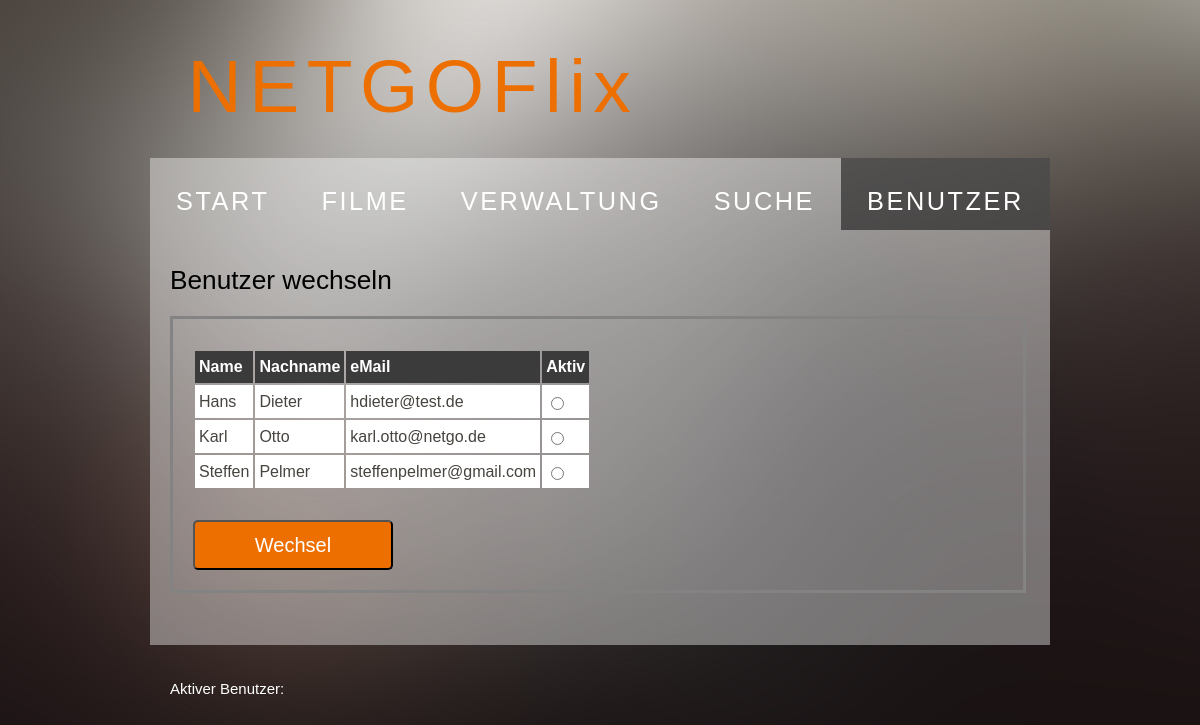
The page /users.php on the database its author committed.
### tables this page shows
CREATE TABLE `user` (
  `id` int(11) NOT NULL,
  `name` varchar(255) NOT NULL,
  `lastname` varchar(255) DEFAULT NULL,
  `email` varchar(255) DEFAULT NULL
);

### models/user.php (called while the page is built, shortened)
<?php
class User
{
    private $conn;
    private $table = 'user';
	public function __construct($db)
	{
	    $this->conn = $db;
	}
	public function GetAll()
	{
	    $sql = "SELECT *
            FROM $this->table
            ORDER BY name ASC";
	    $stmt = $this->conn->prepare($sql);
	    $stmt->execute();
	    $count =$stmt->rowCount();
	    if($count > 0)
	    {
	        $dataArr = array();
	        while($row = $stmt->fetch(PDO::FETCH_ASSOC))
	        {
	            extract($row);
	            $item = array(
	                'id' => $id,
	                'name' => utf8_encode($name),
	                'lastname' => utf8_encode($lastname),
	                'email' => utf8_encode($email)
	            );
	            array_push($dataArr, $item);
	        }
	        return $dataArr;
	    }
	    else
	    {
	        return 'Keine Daten gefunden';
	    }
	}
}
?>

### functions.php (the view, shortened to what this page needs)
<?php
require 'models/user.php';
function PrintUser($data, $selectedId=-1)
{
    $html = '<form name="change" action="users.php" method="POST"><table>';
    $html.= "<th>Name</th><th>Nachname</th><th>eMail</th><th>Aktiv</th>";
    for($i=0; $i < count($data); $i++)
    {
        if(strcmp($data[$i]['id'], $selectedId)==0)
            $s = 'checked';
        else
            $s= '';
        $html.= "<tr>";
        $html.= "<td>".$data[$i]['name']."</td>";
        $html.= "<td>".$data[$i]['lastname']."</td>";
        $html.= "<td>".$data[$i]['email']."</td>";
        $html.= "<td><input type=\"radio\" id=\"us\" name=\"optradio\" value=\"".$data[$i]['id']."\"".$s."></td>";
        $html.= "</tr>";
    }
    $html.= "</table>";
    $html.= '<input type="submit" name="form" value="Wechsel"><br>';
    $html.= "</form><br>";
    return $html;
}
?>

### style/style.css (style rules this page uses)
body { font: normal 15px 'trebuchet ms', arial, sans-serif; background: #F0EFE2 url(background.png) no-repeat; background-size: cover; color: #FFF; }
table { margin: 10px 0 30px 0; }
table tr th, table tr td { background: #3B3B3B; color: #FFF; padding: 7px 4px; text-align: left; }
table tr td { background: #FFF; color: #47433F; border-top: 1px solid #FFF; }
form { padding: 20px; border: 3px solid #838383; }
input[type=submit] { height: 50px; width: 200px; padding:5px 15px; color:#FFF; font-size: 20px; background:#ED6F00; border:1 none; border-color: #000; cursor:pointer; border-radius: 5px; }

### rows shown on the page
user: name "Hans", lastname "Dieter", email "hdieter@test.de"
user: name "Karl", lastname "Otto", email "karl.otto@netgo.de"
user: name "Steffen", lastname "Pelmer", email "steffenpelmer@gmail.com"
